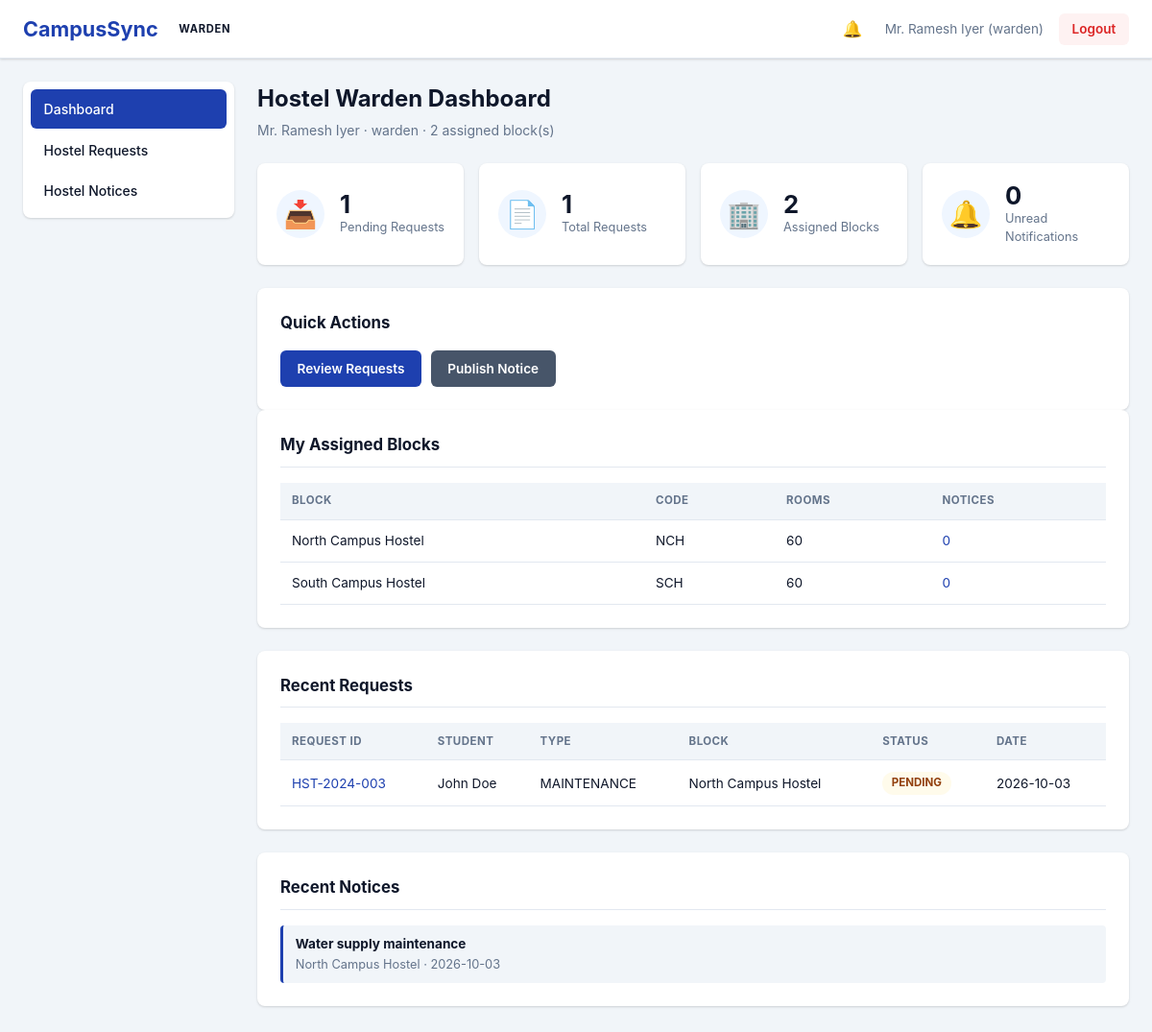
The app's page /warden/dashboard (signed in), older data.
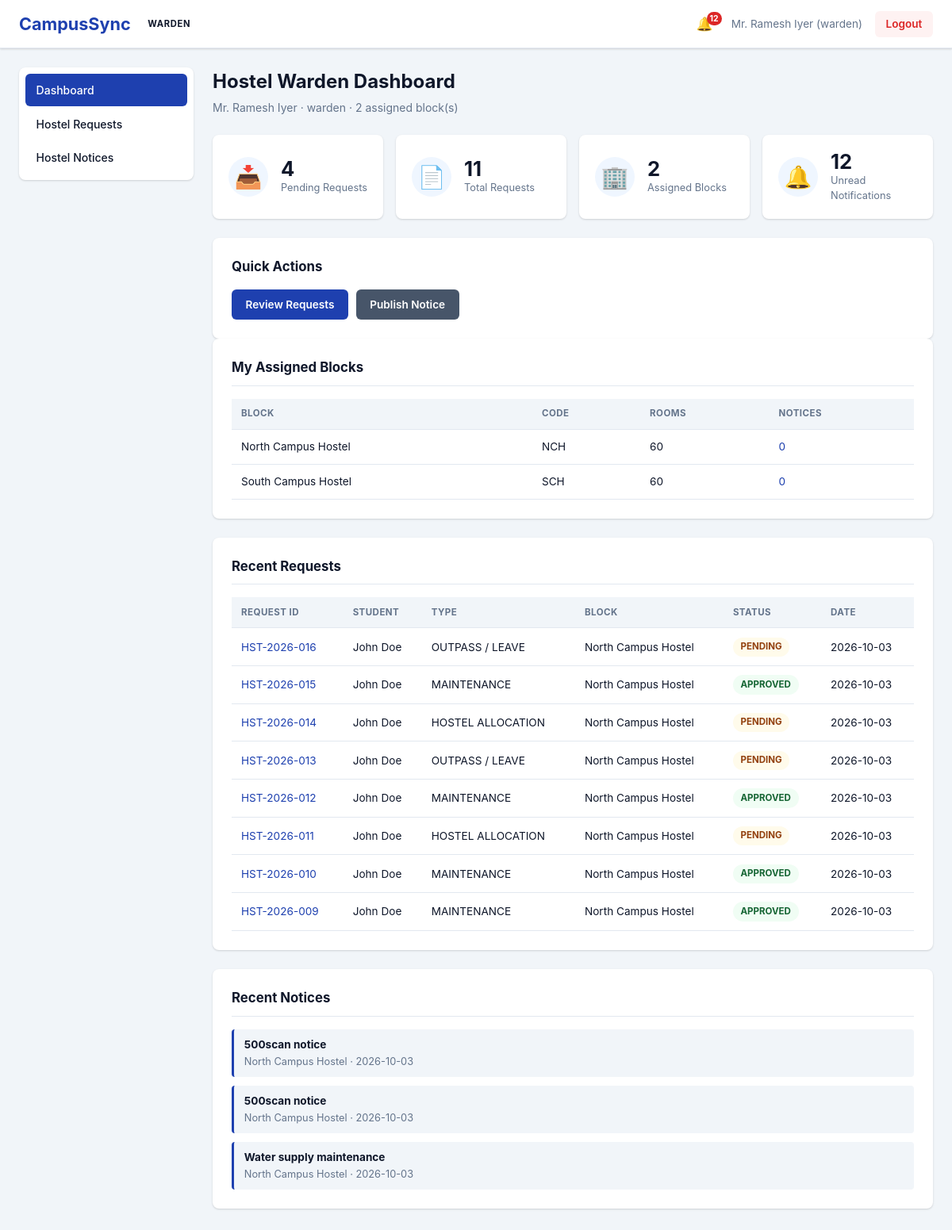
The same page, newer data.
### models.py (models this page shows, shortened)
class HostelBlock(db.Model):
    __tablename__ = 'hostel_blocks'
    id = db.Column(db.Integer, primary_key=True)
    name = db.Column(db.String(100), unique=True, nullable=False)
    code = db.Column(db.String(20), unique=True)
    warden_id = db.Column(db.Integer, db.ForeignKey('users.id'), nullable=True)
    total_rooms = db.Column(db.Integer, default=0)
    description = db.Column(db.Text)
    is_active = db.Column(db.Boolean, default=True)
    created_at = db.Column(db.DateTime, default=datetime.utcnow)
    warden = db.relationship('User', foreign_keys=[warden_id], backref='warden_of_blocks')

class HostelRequest(db.Model):
    __tablename__ = 'hostel_requests'
    id = db.Column(db.Integer, primary_key=True)
    request_id = db.Column(db.String(20), unique=True, nullable=False)
    student_id = db.Column(db.Integer, db.ForeignKey('users.id'), nullable=False)
    hostel_name = db.Column(db.String(100), nullable=False)
    room_preference = db.Column(db.String(50), nullable=False)
    reason = db.Column(db.Text, nullable=False)
    status = db.Column(db.String(20), default='Pending')
    created_at = db.Column(db.DateTime, default=datetime.utcnow)
    updated_at = db.Column(db.DateTime, default=datetime.utcnow, onupdate=datetime.utcnow)
    hostel_block_id = db.Column(db.Integer, db.ForeignKey('hostel_blocks.id'), nullable=True)
    request_type = db.Column(db.String(40), default=REQ_ALLOCATION)
    issue_type = db.Column(db.String(60))       # maintenance issue type
    location = db.Column(db.String(120))        # maintenance location
    start_date = db.Column(db.Date)             # outpass
    end_date = db.Column(db.Date)               # outpass
    warden_comment = db.Column(db.Text)
    clarification_note = db.Column(db.Text)
    decided_by_id = db.Column(db.Integer, db.ForeignKey('users.id'), nullable=True)
    decided_at = db.Column(db.DateTime)
    block = db.relationship('HostelBlock', lazy=True)
    decided_by = db.relationship('User', foreign_keys=[decided_by_id], lazy=True)

class User(db.Model):
    __tablename__ = 'users'
    id = db.Column(db.Integer, primary_key=True)
    username = db.Column(db.String(80), unique=True, nullable=False)
    password_hash = db.Column(db.String(120), nullable=False)
    role = db.Column(db.String(20), nullable=False)  # student|warden|staff|lostfound|admin
    full_name = db.Column(db.String(100), nullable=False)
    email = db.Column(db.String(120), unique=True, nullable=False)
    created_at = db.Column(db.DateTime, default=datetime.utcnow)
    phone = db.Column(db.String(20))
    department_id = db.Column(db.Integer, db.ForeignKey('departments.id'), nullable=True)
    is_active = db.Column(db.Boolean, default=True)
    failed_login_attempts = db.Column(db.Integer, default=0)
    locked_until = db.Column(db.DateTime)
    last_login_at = db.Column(db.DateTime)
    complaints = db.relationship('Complaint', backref='student', lazy=True,
                                foreign_keys='Complaint.student_id')
    hostel_requests = db.relationship('HostelRequest', backref='student', lazy=True,
                                      foreign_keys='HostelRequest.student_id')
    notifications = db.relationship('Notification', backref='user', lazy=True)

class HostelNotice(db.Model):
    __tablename__ = 'hostel_notices'
    id = db.Column(db.Integer, primary_key=True)
    hostel_block_id = db.Column(db.Integer, db.ForeignKey('hostel_blocks.id'), nullable=False)
    title = db.Column(db.String(200), nullable=False)
    message = db.Column(db.Text, nullable=False)
    created_by_id = db.Column(db.Integer, db.ForeignKey('users.id'), nullable=True)
    created_at = db.Column(db.DateTime, default=datetime.utcnow)
    block = db.relationship('HostelBlock', lazy=True)
    created_by = db.relationship('User', lazy=True)

### routes/warden.py (the view)
@warden_bp.route('/dashboard')
@warden_required
def dashboard():
    user = current_user()
    blocks = my_blocks(user)
    ids = [b.id for b in blocks]
    requests = scoped_requests(user) if ids else []
    pending = [r for r in requests if r.status == HR_PENDING]
    notices = HostelNotice.query.filter(
        HostelNotice.hostel_block_id.in_(ids)).order_by(
        HostelNotice.created_at.desc()).all() if ids else []
    return render_template('warden/dashboard.html', user=user, blocks=blocks,
                           requests=requests[:8], pending=len(pending),
                           total=len(requests), notices=notices[:5],
                           unread_notifications=unread_count(user.id))

### routes/warden.py (called while the page is built)
def my_blocks(user):
    if user.role == 'admin':
        return HostelBlock.query.filter_by(is_active=True).order_by(HostelBlock.name).all()
    return HostelBlock.query.filter_by(warden_id=user.id, is_active=True).order_by(
        HostelBlock.name).all()

def block_ids(user):
    return [b.id for b in my_blocks(user)]

def scoped_requests(user, status_filter=None, type_filter=None, keyword=None):
    ids = block_ids(user)
    if not ids:
        return []
    q = HostelRequest.query.filter(HostelRequest.hostel_block_id.in_(ids))
    if status_filter and status_filter in HOSTEL_REQUEST_STATUSES:
        q = q.filter(HostelRequest.status == status_filter)
    if type_filter and type_filter in (REQ_ALLOCATION, REQ_MAINTENANCE, REQ_OUTPASS):
        q = q.filter(HostelRequest.request_type == type_filter)
    if keyword:
        like = '%' + keyword + '%'
        q = q.filter(db.or_(HostelRequest.request_id.ilike(like),
                            HostelRequest.reason.ilike(like),
                            HostelRequest.student.has(
                                User.full_name.ilike(like))))
    return q.order_by(HostelRequest.created_at.desc()).all()

### templates/warden/dashboard.html (shortened to what this page needs)
{% extends 'base.html' %}
{% block content %}
<div class='dashboard'>
    <div class='dashboard-header'>
        <h2>Hostel Warden Dashboard</h2>
        <p>{{ user.full_name }} · {{ user.username }} · {{ blocks|length }} assigned block(s)</p>
    </div>
    <div class='stats-grid'>
        <div class='stat-card'>
            <div class='stat-icon'>📥</div>
            <div class='stat-info'><h3>{{ pending }}</h3><p>Pending Requests</p></div>
        </div>
        <div class='stat-card'>
            <div class='stat-icon'>📄</div>
            <div class='stat-info'><h3>{{ total }}</h3><p>Total Requests</p></div>
        </div>
        <div class='stat-card'>
            <div class='stat-icon'>🏢</div>
            <div class='stat-info'><h3>{{ blocks|length }}</h3><p>Assigned Blocks</p></div>
        </div>
        <div class='stat-card'>
            <div class='stat-icon'>🔔</div>
            <div class='stat-info'><h3>{{ unread_notifications }}</h3><p>Unread Notifications</p></div>
        </div>
    </div>
    <div class='quick-actions'>
        <h3>Quick Actions</h3>
        <div class='action-buttons'>
            <a href='{{ url_for('warden.requests') }}' class='btn btn-primary'>Review Requests</a>
            <a href='{{ url_for('warden.notices') }}' class='btn btn-secondary'>Publish Notice</a>
        </div>
    </div>
    <div class='table-card'>
        <h3>My Assigned Blocks</h3>
        {% if blocks %}
        <div class='table-responsive'>
            <table class='data-table'>
                <thead><tr><th>Block</th><th>Code</th><th>Rooms</th><th>Notices</th></tr></thead>
                <tbody>
                    {% for b in blocks %}
                    <tr>
                        <td>{{ b.name }}</td>
                        <td>{{ b.code or '-' }}</td>
                        <td>{{ b.total_rooms }}</td>
                        <td><a href='{{ url_for('warden.notices') }}'>{{ b.notices|length if b.notices is defined else 0 }}</a></td>
                    </tr>
                    {% endfor %}
                </tbody>
            </table>
        </div>
        {% else %}
        <p class='empty-state'>No hostel blocks are assigned to you. Ask the administrator to assign one.</p>
        {% endif %}
    </div>
    <div class='table-card'>
        <h3>Recent Requests</h3>
        {% if requests %}
        <div class='table-responsive'>
            <table class='data-table'>
                <thead><tr><th>Request ID</th><th>Student</th><th>Type</th><th>Block</th><th>Status</th><th>Date</th></tr></thead>
                <tbody>
                    {% for r in requests %}
                    <tr>
                        <td><a href='{{ url_for('warden.request_detail', req_pk=r.id) }}'>{{ r.request_id }}</a></td>
                        <td>{{ r.student.full_name if r.student else 'N/A' }}</td>
                        <td>{{ r.request_type }}</td>
                        <td>{{ r.hostel_name }}</td>
                        <td><span class='status-badge status-{{ r.status|lower|replace(' ', '-') }}'>{{ r.status }}</span></td>
                        <td>{{ r.created_at.strftime('%Y-%m-%d') if r.created_at else 'N/A' }}</td>
                    </tr>
                    {% endfor %}
                </tbody>
            </table>
        </div>
        {% else %}
        <p class='empty-state'>No hostel requests for your blocks.</p>
        {% endif %}
    </div>
    <div class='table-card'>
        <h3>Recent Notices</h3>
        {% if notices %}
        <ul class='notice-list'>
            {% for n in notices %}
            <li><strong>{{ n.title }}</strong><br><span class='muted'>{{ n.block.name }} · {{ n.created_at.strftime('%Y-%m-%d') }}</span></li>
            {% endfor %}
        </ul>
        {% else %}
        <p class='empty-state'>No notices published yet.</p>
        {% endif %}
    </div>
</div>
{% endblock %}

### templates/base.html (shortened to what this page needs)
<!DOCTYPE html>
<html lang='en'>
<head>
    <link rel='stylesheet' href='{{ url_for('static', filename='css/style.css') }}'>
</head>
<body data-guard-exit="{{ 'true' if request.endpoint in ('student.dashboard', 'warden.dashboard', 'staff.dashboard', 'lostfound.dashboard', 'admin.dashboard') else 'false' }}" data-logout-url="{{ url_for('auth.logout') }}">
    <div class='app-container'>
        {% if session.user_id %}
        <header class='header'>
            <div class='header-left'>
                <h1 class='logo'>CampusSync</h1>
                <span class='role-badge {{ session.role }}'>{{ session.role }}</span>
            </div>
            <div class='header-right'>
                <a href='{{ url_for('student.notifications') if session.role == 'student' else url_for('admin.notifications') if session.role == 'admin' else '#' }}'
                   class='notification-indicator {% if unread_notifications|default(0) > 0 %}has-unread{% endif %}'>
                    <span class='bell'>🔔</span>
                    {% if unread_notifications|default(0) > 0 %}
                        <span class='badge'>{{ unread_notifications }}</span>
                    {% endif %}
                </a>
                <span class='user-info'>{{ session.full_name }} ({{ session.username }})</span>
                <a href='{{ url_for('auth.logout') }}' class='btn btn-logout'>Logout</a>
            </div>
        </header>
        <div class='main-container'>
            <nav class='sidebar'>
                <ul class='nav-menu'>
                    {% if session.role == 'student' %}
                    <li><a href='{{ url_for('student.dashboard') }}' class='nav-link {% if request.endpoint == 'student.dashboard' %}active{% endif %}'>Dashboard</a></li>
                    <li><a href='{{ url_for('student.register_complaint') }}' class='nav-link {% if request.endpoint == 'student.register_complaint' %}active{% endif %}'>Register Complaint</a></li>
                    <li><a href='{{ url_for('student.track_complaint') }}' class='nav-link {% if request.endpoint in ('student.track_complaint', 'student.complaint_detail') %}active{% endif %}'>Track Complaint</a></li>
                    <li><a href='{{ url_for('student.hostel') }}' class='nav-link {% if request.endpoint in ('student.hostel', 'student.hostel_request_detail') %}active{% endif %}'>My Hostel</a></li>
                    <li><a href='{{ url_for('student.hostel_request') }}' class='nav-link {% if request.endpoint == 'student.hostel_request' %}active{% endif %}'>Hostel Requests</a></li>
                    <li><a href='{{ url_for('student.lost_found') }}' class='nav-link {% if request.endpoint == 'student.lost_found' %}active{% endif %}'>Lost &amp; Found</a></li>
                    <li><a href='{{ url_for('student.notifications') }}' class='nav-link {% if request.endpoint == 'student.notifications' %}active{% endif %}'>Notifications</a></li>
                    {% elif session.role == 'warden' %}
                    <li><a href='{{ url_for('warden.dashboard') }}' class='nav-link {% if request.endpoint == 'warden.dashboard' %}active{% endif %}'>Dashboard</a></li>
                    <li><a href='{{ url_for('warden.requests') }}' class='nav-link {% if request.endpoint in ('warden.requests', 'warden.request_detail') %}active{% endif %}'>Hostel Requests</a></li>
                    <li><a href='{{ url_for('warden.notices') }}' class='nav-link {% if request.endpoint == 'warden.notices' %}active{% endif %}'>Hostel Notices</a></li>
                    {% endif %}
                </ul>
            </nav>
            <main class='content'>
                {% block content %}{% endblock %}
            </main>
        </div>
        {% else %}
            {% block login_content %}{% endblock %}
        {% endif %}
    </div>
</body>
</html>

Row changes from the older to the newer data that the page shows:
no longer on this page (row edited): HostelRequest: request_id "HST-2024-003", student "John Doe", request_type "MAINTENANCE", hostel_name "North Campus Hostel", status "PENDING", created_at "2026-10-03"
added HostelRequest: request_id "HST-2026-016", student "John Doe", request_type "OUTPASS / LEAVE", hostel_name "North Campus Hostel", status "PENDING", created_at "2026-10-03"
added HostelRequest: request_id "HST-2026-015", student "John Doe", request_type "MAINTENANCE", hostel_name "North Campus Hostel", status "APPROVED", created_at "2026-10-03"
added HostelRequest: request_id "HST-2026-014", student "John Doe", request_type "HOSTEL ALLOCATION", hostel_name "North Campus Hostel", status "PENDING", created_at "2026-10-03"
added HostelRequest: request_id "HST-2026-013", student "John Doe", request_type "OUTPASS / LEAVE", hostel_name "North Campus Hostel", status "PENDING", created_at "2026-10-03"
added HostelRequest: request_id "HST-2026-012", student "John Doe", request_type "MAINTENANCE", hostel_name "North Campus Hostel", status "APPROVED", created_at "2026-10-03"
added HostelRequest: request_id "HST-2026-011", student "John Doe", request_type "HOSTEL ALLOCATION", hostel_name "North Campus Hostel", status "PENDING", created_at "2026-10-03"
added HostelRequest: request_id "HST-2026-010", student "John Doe", request_type "MAINTENANCE", hostel_name "North Campus Hostel", status "APPROVED", created_at "2026-10-03"
added HostelRequest: request_id "HST-2026-009", student "John Doe", request_type "MAINTENANCE", hostel_name "North Campus Hostel", status "APPROVED", created_at "2026-10-03"
added HostelNotice: title "500scan notice", block.name "North Campus Hostel", created_at "2026-10-03"
added HostelNotice: title "500scan notice", block.name "North Campus Hostel", created_at "2026-10-03"
Text that changed along with them:
{{ unread_notifications }}: (not shown) → "12"
{{ pending }}: "1" → "4"
{{ total }}: "1" → "11"
{{ unread_notifications }}: "0" → "12"
